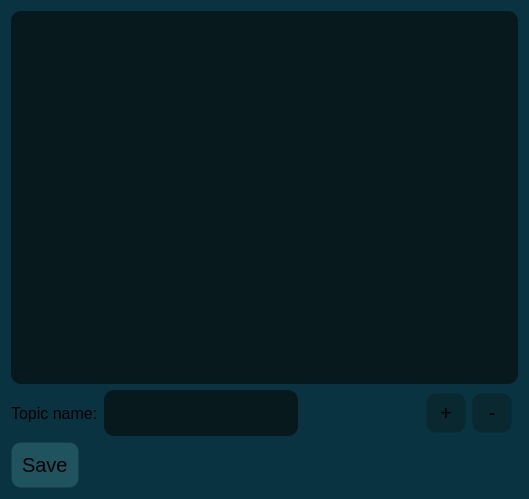
<?xml version="1.0" encoding="UTF-8"?>
<ui version="4.0">
 <class>Dialog</class>
 <widget class="QDialog" name="Dialog">
  <property name="geometry">
   <rect>
    <x>0</x>
    <y>0</y>
    <width>529</width>
    <height>499</height>
   </rect>
  </property>
  <property name="windowTitle">
   <string>Dialog</string>
  </property>
  <property name="styleSheet">
   <string notr="true">* {
	background-color: rgb(9, 51, 64); 
	border-radius: 10px;
	font-size: 16px;
}

QLineEdit {
	background-color: rgb(8, 25, 29);
	font-size: 20px;
	padding: 10px;
	qproperty-frame: false ;
}

QLineEdit:focus{
	outline: none !important;
	border: 2px solid rgb(45, 75, 99)
}

QPushButton {
	border: 1px solid transparent;
	font-size: 20px;
	padding: 10px 10px;
	text-align: left;
}


QPushButton:disabled {
	color: rgba(255, 255, 255, 100);
}</string>
  </property>
  <layout class="QGridLayout" name="gridLayout">
   <item row="1" column="3">
    <widget class="QPushButton" name="add_btn">
     <property name="minimumSize">
      <size>
       <width>40</width>
       <height>40</height>
      </size>
     </property>
     <property name="maximumSize">
      <size>
       <width>40</width>
       <height>40</height>
      </size>
     </property>
     <property name="cursor">
      <cursorShape>PointingHandCursor</cursorShape>
     </property>
     <property name="styleSheet">
      <string notr="true">QPushButton {
	background-color: rgb(9, 40, 47);
	text-align: center;
}

QPushButton:hover {
	
	background-color: rgb(6, 25, 29);
}
</string>
     </property>
     <property name="text">
      <string>+</string>
     </property>
     <property name="flat">
      <bool>true</bool>
     </property>
    </widget>
   </item>
   <item row="1" column="1">
    <widget class="QLineEdit" name="new_topic_input">
     <property name="styleSheet">
      <string notr="true">background-color: rgb(7, 25, 29);</string>
     </property>
    </widget>
   </item>
   <item row="0" column="0" colspan="6">
    <widget class="QListWidget" name="topic_list_widget">
     <property name="styleSheet">
      <string notr="true">background-color: rgb(7, 25, 29);</string>
     </property>
    </widget>
   </item>
   <item row="3" column="0" alignment="Qt::AlignLeft">
    <widget class="QPushButton" name="save_btn">
     <property name="cursor">
      <cursorShape>PointingHandCursor</cursorShape>
     </property>
     <property name="styleSheet">
      <string notr="true">QPushButton{
	background-color: rgb(31, 83, 94);
}

QPushButton:enabled:hover{
	background-color: rgb(46, 138, 159);
}</string>
     </property>
     <property name="text">
      <string>Save</string>
     </property>
     <property name="flat">
      <bool>true</bool>
     </property>
    </widget>
   </item>
   <item row="1" column="0">
    <widget class="QLabel" name="label">
     <property name="text">
      <string>Topic name:</string>
     </property>
    </widget>
   </item>
   <item row="1" column="2">
    <spacer name="horizontalSpacer">
     <property name="orientation">
      <enum>Qt::Horizontal</enum>
     </property>
     <property name="sizeHint" stdset="0">
      <size>
       <width>40</width>
       <height>20</height>
      </size>
     </property>
    </spacer>
   </item>
   <item row="1" column="4">
    <widget class="QPushButton" name="remove_btn">
     <property name="enabled">
      <bool>true</bool>
     </property>
     <property name="minimumSize">
      <size>
       <width>40</width>
       <height>40</height>
      </size>
     </property>
     <property name="maximumSize">
      <size>
       <width>40</width>
       <height>40</height>
      </size>
     </property>
     <property name="cursor">
      <cursorShape>PointingHandCursor</cursorShape>
     </property>
     <property name="styleSheet">
      <string notr="true">QPushButton {
	background-color: rgb(9, 40, 47);
	text-align: center;
}

QPushButton:hover {
	
	background-color: rgb(6, 25, 29);
}
</string>
     </property>
     <property name="text">
      <string>-</string>
     </property>
     <property name="flat">
      <bool>true</bool>
     </property>
    </widget>
   </item>
  </layout>
 </widget>
 <resources/>
 <connections/>
</ui>
